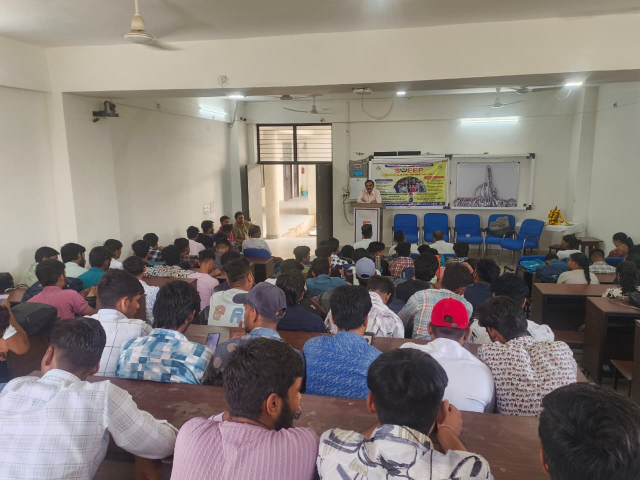
#> input picture ai/datasets/object_detection/images/train/WhatsApp Image 2026-10-07 at 12.56.3.jpeg, 1280 x 960 px (shown at 1/2 size)
$ python -i tamper_detector.py   (imports and definitions only)   (older library calls are emulated)
#> lines starting #> are read from the running program, lines starting #| are printed output that depends on the picture
import cv2
import numpy as np


class TamperDetector:
    """
    Final tamper detector for the AI Edge Auditor.

    Checks:
        1. Dark camera
        2. Covered / blank camera
        3. Camera moved / redirected
        4. Two-consecutive-sample debounce
    """

    def __init__(
        self,
        target_width=320,
        dark_threshold=25.0,
        blur_threshold=15.0,
        std_threshold=12.0,
        moved_threshold=0.25,
        required_consecutive=2
    ):
        self.target_width = target_width

        self.dark_threshold = dark_threshold
        self.blur_threshold = blur_threshold
        self.std_threshold = std_threshold
        self.moved_threshold = moved_threshold

        self.required_consecutive = required_consecutive
        self.consecutive_tampered = 0

        # Registration reference
        self.reference_edges = None
        self.reference_keypoints = None
        self.reference_descriptors = None

        # ORB
        self.orb = cv2.ORB_create(
            nfeatures=1000
        )

        # BFMatcher for ORB binary descriptors
        self.matcher = cv2.BFMatcher(
            cv2.NORM_HAMMING,
            crossCheck=False
        )

    # ---------------------------------------------------------
    # PREPROCESS
    # ---------------------------------------------------------

    def _resize(self, frame):
        """
        Resize frame to 320px width while maintaining aspect ratio.
        """

        height, width = frame.shape[:2]

        if width == self.target_width:
            return frame.copy()

        scale = self.target_width / float(width)

        new_width = self.target_width
        new_height = int(height * scale)

        return cv2.resize(
            frame,
            (new_width, new_height),
            interpolation=cv2.INTER_AREA
        )

    # ---------------------------------------------------------
    # REFERENCE
    # ---------------------------------------------------------

    # [43 lines left out: function register_reference, not called in this run]

    # ---------------------------------------------------------
    # DARK CHECK
    # ---------------------------------------------------------

    def _check_dark(self, gray):
        """
        Dark camera:
            gray mean < 25
        """

        mean_brightness = float(np.mean(gray))

        is_dark = mean_brightness < self.dark_threshold

        return is_dark, mean_brightness

    # ---------------------------------------------------------
    # COVERED CHECK
    # ---------------------------------------------------------

    def _check_covered(self, gray):
        """
        Covered / blank camera:

            Laplacian variance < 15
            AND
            gray standard deviation < 12
        """

        laplacian = cv2.Laplacian(
            gray,
            cv2.CV_64F
        )

        blur_score = float(
            laplacian.var()
        )

        gray_std = float(
            np.std(gray)
        )

        is_covered = (
            blur_score < self.blur_threshold
            and gray_std < self.std_threshold
        )

        return is_covered, blur_score, gray_std

    # ---------------------------------------------------------
    # MOVED / REDIRECTED CHECK
    # ---------------------------------------------------------

    def _check_moved(self, edges):
        """
        Compare current camera view with registration reference.

        Uses:
            Canny edges
            ORB features
            Hamming matching
            Lowe ratio test

        Good-match ratio < 0.25
            => camera moved / redirected
        """

        if self.reference_descriptors is None:
            return False, 1.0, 0

        keypoints, descriptors = self.orb.detectAndCompute(
            edges,
            None
        )

        if descriptors is None or len(descriptors) == 0:
            return True, 0.0, 0

        if len(self.reference_descriptors) < 2:
            return False, 1.0, 0

        matches = self.matcher.knnMatch(
            self.reference_descriptors,
            descriptors,
            k=2
        )

        good_matches = []

        for pair in matches:

            if len(pair) < 2:
                continue

            m, n = pair

            if m.distance < 0.75 * n.distance:
                good_matches.append(m)

        reference_count = len(
            self.reference_descriptors
        )

        good_match_ratio = (
            len(good_matches) / reference_count
        )

        moved = (
            good_match_ratio < self.moved_threshold
        )

        return (
            moved,
            good_match_ratio,
            len(good_matches)
        )

    # ---------------------------------------------------------
    # MAIN CHECK
    # ---------------------------------------------------------

    def check(self, frame):
        """
        Analyze one sample.

        Returns detailed diagnostics plus
        debounced final tamper status.
        """

        small = self._resize(frame)

        gray = cv2.cvtColor(
            small,
            cv2.COLOR_BGR2GRAY
        )

        edges = cv2.Canny(
            gray,
            50,
            150
        )

        # -------------------------
        # Dark
        # -------------------------

        dark, brightness = self._check_dark(
            gray
        )

        # -------------------------
        # Covered
        # -------------------------

        covered, blur_score, gray_std = (
            self._check_covered(gray)
        )

        # -------------------------
        # Moved
        # -------------------------

        moved, match_ratio, good_matches = (
            self._check_moved(edges)
        )

        # -------------------------
        # Raw tamper result
        # -------------------------

        raw_tampered = (
            dark
            or covered
            or moved
        )

        reasons = []

        if dark:
            reasons.append(
                "camera_dark"
            )

        if covered:
            reasons.append(
                "camera_covered_or_blank"
            )

        if moved:
            reasons.append(
                "camera_moved_or_redirected"
            )

        # -------------------------
        # Debounce
        # -------------------------

        if raw_tampered:
            self.consecutive_tampered += 1
        else:
            self.consecutive_tampered = 0

        tampered = (
            self.consecutive_tampered
            >= self.required_consecutive
        )

        return {
            "tampered": tampered,
            "rawTampered": raw_tampered,

            "reasons": reasons,

            "brightness": round(
                brightness,
                2
            ),

            "blurScore": round(
                blur_score,
                2
            ),

            "grayStd": round(
                gray_std,
                2
            ),

            "matchRatio": round(
                match_ratio,
                3
            ),

            "goodMatches": good_matches,

            "consecutiveTampered": (
                self.consecutive_tampered
            )
        }

    # ---------------------------------------------------------
    # RESET
    # ---------------------------------------------------------

    # [6 lines left out: function reset, not called in this run]

>>> import cv2
>>> picture = cv2.imread('../../datasets/object_detection/images/train/WhatsApp Image 2026-10-07 at 12.56.3.jpeg')
#> picture is the input picture: shape (960, 1280, 3); mean B, G, R 121.1, 125.5, 133.3
>>> result = TamperDetector().check(picture)
#> in _resize, `return cv2.resize( frame, (new_width, new_height), interpolation=cv2.I..`:
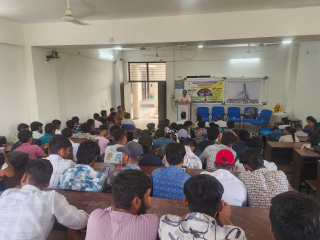
#> returned value: shape (240, 320, 3); mean of channels 0, 1, 2 121.1, 125.5, 133.3; drawn as B, G, R
#> in check, `gray = cv2.cvtColor( small, cv2.COLOR_BGR2GRAY )`:
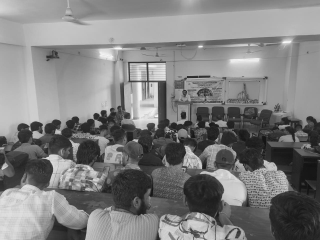
#> gray: shape (240, 320); min 18, max 249, mean 127.3
#> in check, `edges = cv2.Canny( gray, 50, 150 )`:
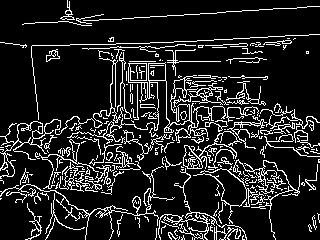
#> edges: shape (240, 320); 13.7% white in thin lines or dots
#> in _check_dark, `mean_brightness = float(np.mean(gray))`: mean_brightness = 127.3
#> in _check_dark, `is_dark = mean_brightness < self.dark_threshold`: is_dark = False
#> in check, `dark, brightness = self._check_dark( gray )`: brightness = 127.3
#> in _check_covered, `laplacian = cv2.Laplacian( gray, cv2.CV_64F )`:
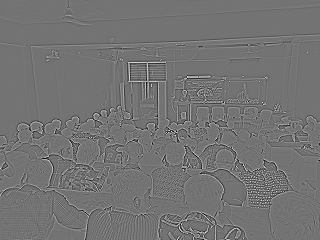
#> laplacian: shape (240, 320) float64; min -255, max 307, mean 0; drawn with min black and max white
#> in _check_covered, `blur_score = float( laplacian.var() )`: blur_score = 1166.9
#> in _check_covered, `gray_std = float( np.std(gray) )`: gray_std = 55.21
#> in _check_covered, `is_covered = ( blur_score < self.blur_threshold and gray_std < self.st..`: is_covered = False
#> in check, `covered, blur_score, gray_std = ( self._check_covered(gray) )`: blur_score = 1166.9; gray_std = 55.21
#> in check, `moved, match_ratio, good_matches = ( self._check_moved(edges) )`: moved = False; match_ratio = 1; good_matches = 0
#> in check, `raw_tampered = ( dark or covered or moved )`: raw_tampered = False
#> result = 9 items
